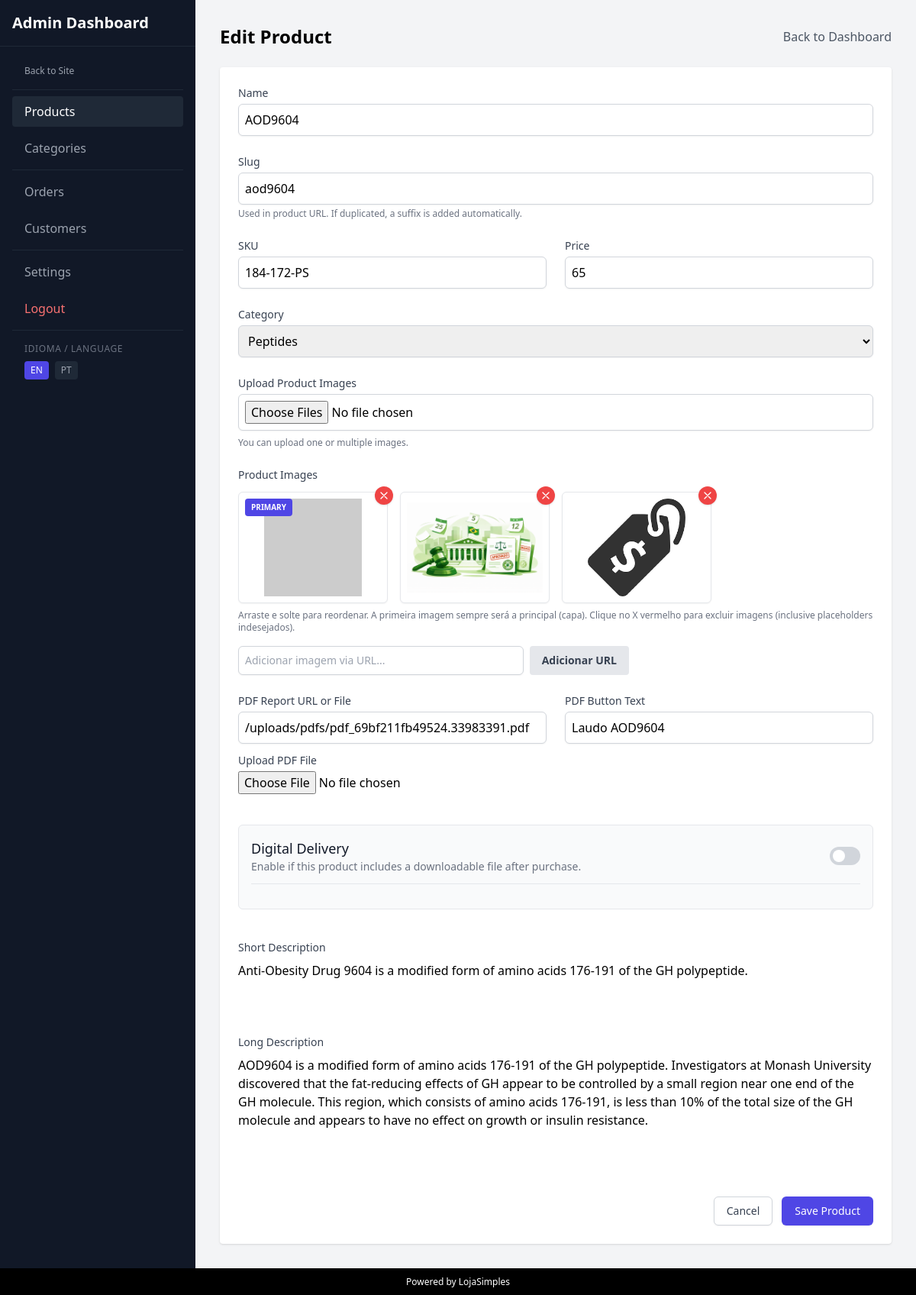
/admin/product-form?id=1 (signed in), run on the app's committed database.
### tables this page shows
CREATE TABLE products (
    id INTEGER PRIMARY KEY AUTOINCREMENT,
    name TEXT NOT NULL,
    sku TEXT,
    price REAL,
    image_url TEXT,
    category TEXT,
    short_desc TEXT,
    long_desc TEXT,
    pdf_url TEXT,
    created_at DATETIME DEFAULT CURRENT_TIMESTAMP
, category_id INTEGER, pdf_label TEXT, slug TEXT, type TEXT DEFAULT 'physical', digital_delivery INTEGER DEFAULT 0, download_limit INTEGER DEFAULT 0, download_expiry_days INTEGER DEFAULT 0, file_url TEXT);

CREATE TABLE categories (
    id INTEGER PRIMARY KEY AUTOINCREMENT,
    name TEXT NOT NULL,
    slug TEXT UNIQUE NOT NULL,
    created_at DATETIME DEFAULT CURRENT_TIMESTAMP
);

### templates/admin/product-form.php (the view, shortened to what the rows shown need)
<?php
$productImages = isset($product['images']) && is_array($product['images']) ? $product['images'] : [];
?>
<!DOCTYPE html>
<html lang="<?php echo htmlspecialchars($_SESSION['lang'] ?? 'en'); ?>">
<head>
    <script src="https://cdn.tailwindcss.com"></script>
    <link href="https://cdn.quilljs.com/1.3.6/quill.snow.css" rel="stylesheet">
    <link href="https://unpkg.com/filepond/dist/filepond.min.css" rel="stylesheet">
    <link href="https://unpkg.com/filepond-plugin-image-preview/dist/filepond-plugin-image-preview.min.css" rel="stylesheet">
</head>
<body class="bg-gray-100 font-sans flex flex-col h-screen" x-data="{ sidebarOpen: false }">
    <div class="flex flex-1 overflow-hidden relative">
        <div :class="sidebarOpen ? 'translate-x-0' : '-translate-x-full'" class="fixed md:static inset-y-0 left-0 z-30 w-64 bg-gray-900 text-white flex flex-col transition-transform duration-300 md:translate-x-0 h-full overflow-y-auto">
            <div class="p-4 text-xl font-bold border-b border-gray-800 flex justify-between items-center">
                <span><?php echo __('Admin Dashboard'); ?></span>
            </div>
            <nav class="flex-1 p-4 space-y-2">
                <a href="/" class="block w-full text-left px-4 py-2 text-xs text-gray-400 hover:text-white"><?php echo __('Back to Site'); ?></a>
                <div class="border-t border-gray-800 my-1"></div>
                <a href="/admin" onclick="localStorage.setItem('admin_tab','products')" class="block w-full text-left px-4 py-2 rounded bg-gray-800 text-white">
                    <?php echo __('Products'); ?>
                </a>
                <a href="/admin" onclick="localStorage.setItem('admin_tab','categories')" class="block w-full text-left px-4 py-2 text-gray-400 hover:text-white rounded">
                    <?php echo __('Categories'); ?>
                </a>
                <div class="border-t border-gray-800 my-1"></div>
                <a href="/admin" onclick="localStorage.setItem('admin_tab','orders')" class="block w-full text-left px-4 py-2 text-gray-400 hover:text-white rounded">
                    <?php echo __('Orders'); ?>
                </a>
                <a href="/admin" onclick="localStorage.setItem('admin_tab','customers')" class="block w-full text-left px-4 py-2 text-gray-400 hover:text-white rounded">
                    <?php echo __('Customers'); ?>
                </a>
                <div class="border-t border-gray-800 my-1"></div>
                <a href="/admin" onclick="localStorage.setItem('admin_tab','settings')" class="block w-full text-left px-4 py-2 text-gray-400 hover:text-white rounded">
                    <?php echo __('Settings'); ?>
                </a>
                <a href="/logout" class="block w-full text-left px-4 py-2 text-red-400 hover:text-red-300 hover:bg-gray-800 rounded">
                    <?php echo __('Logout'); ?>
                </a>
                <div class="border-t border-gray-800 my-2"></div>
                <div class="px-4 py-2">
                    <span class="text-xs text-gray-500 uppercase tracking-wider block mb-2">Idioma / Language</span>
                    <div class="flex gap-2">
                        <a href="?lang=en" class="text-xs px-2 py-1 rounded <?php echo ($_SESSION['lang'] ?? 'en') === 'en' ? 'bg-indigo-600 text-white' : 'bg-gray-800 text-gray-400 hover:text-white'; ?>">EN</a>
                        <a href="?lang=pt" class="text-xs px-2 py-1 rounded <?php echo ($_SESSION['lang'] ?? 'en') === 'pt' ? 'bg-indigo-600 text-white' : 'bg-gray-800 text-gray-400 hover:text-white'; ?>">PT</a>
                    </div>
                </div>
            </nav>
        </div>
        <div class="flex-1 flex flex-col overflow-hidden">
            <div class="flex-1 overflow-auto p-4 md:p-8">
            <div class="max-w-4xl mx-auto">
                <div class="flex justify-between items-center mb-6">
                    <h1 class="text-2xl font-bold"><?php echo isset($product['id']) ? __('Edit Product') : __('Add New Product'); ?></h1>
                    <a href="/admin" class="text-gray-600 hover:text-gray-900"><?php echo __('Back to Dashboard'); ?></a>
                </div>
                <div class="bg-white rounded shadow overflow-x-auto p-4 sm:p-6">
                    <form action="/admin/save-product" method="POST" id="productForm" enctype="multipart/form-data">
                        <div class="grid grid-cols-1 gap-6">
                            <div>
                                <label class="block text-sm font-medium text-gray-700"><?php echo __('Name'); ?></label>
                                <input type="text" name="name" value="<?php echo htmlspecialchars($product['name'] ?? ''); ?>" required class="mt-1 block w-full border border-gray-300 rounded-md shadow-sm p-2">
                            </div>
                            <div>
                                <label class="block text-sm font-medium text-gray-700"><?php echo __('Slug'); ?></label>
                                <input type="text" id="product_slug" name="slug" value="<?php echo htmlspecialchars($product['slug'] ?? ''); ?>" class="mt-1 block w-full border border-gray-300 rounded-md shadow-sm p-2" placeholder="ex: bpc-157-10mg">
                                <p class="mt-1 text-xs text-gray-500"><?php echo __('Used in product URL. If duplicated, a suffix is added automatically.'); ?></p>
                            </div>
                            <div class="grid grid-cols-1 md:grid-cols-2 gap-6">
                                <div>
                                    <label class="block text-sm font-medium text-gray-700"><?php echo __('SKU'); ?></label>
                                    <input type="text" name="sku" value="<?php echo htmlspecialchars($product['sku'] ?? ''); ?>" required class="mt-1 block w-full border border-gray-300 rounded-md shadow-sm p-2">
                                </div>
                                <div>
                                    <label class="block text-sm font-medium text-gray-700"><?php echo __('Price'); ?></label>
                                    <input type="number" step="0.01" name="price" value="<?php echo htmlspecialchars($product['price'] ?? ''); ?>" required class="mt-1 block w-full border border-gray-300 rounded-md shadow-sm p-2">
                                </div>
                            </div>
                            <div>
                                <label class="block text-sm font-medium text-gray-700"><?php echo __('Category'); ?></label>
                                <select name="category_id" class="mt-1 block w-full border border-gray-300 rounded-md shadow-sm p-2">
                                    <?php foreach ($categories as $cat): ?>
                                        <option value="<?php echo $cat['id']; ?>" <?php echo (isset($product['category_id']) && $product['category_id'] == $cat['id']) ? 'selected' : ''; ?>>
                                            <?php echo htmlspecialchars($cat['name']); ?>
                                        </option>
                                    <?php endforeach; ?>
                                </select>
                            </div>
                            <div>
                                <label class="block text-sm font-medium text-gray-700"><?php echo __('Upload Product Images'); ?></label>
                                <input type="file" name="product_images[]" accept="image/*" multiple class="mt-1 block w-full border border-gray-300 rounded-md shadow-sm p-2 bg-white" data-filepond="image-multi">
                                <p class="mt-2 text-xs text-gray-500"><?php echo __('You can upload one or multiple images.'); ?></p>
                            </div>
                            <div>
                                <label class="block text-sm font-medium text-gray-700 mb-3"><?php echo __('Product Images'); ?></label>
                                <div id="image-grid" class="grid grid-cols-2 sm:grid-cols-3 md:grid-cols-4 gap-4">
                                    <?php
                                    $combinedImages = [];
                                    if (!empty($product['image_url'])) {
                                        $combinedImages[] = $product['image_url'];
                                    }
                                    if (!empty($productImages)) {
                                        foreach ($productImages as $img) {
                                            if (!empty($img['image_url']) && !in_array($img['image_url'], $combinedImages)) {
                                                $combinedImages[] = $img['image_url'];
                                            }
                                        }
                                    }
                                    foreach ($combinedImages as $index => $imgUrl):
                                        $imgUrl = trim((string)$imgUrl);
                                    ?>
                                        <div class="relative border rounded-md p-2 bg-white shadow-sm cursor-move group">
                                            <img src="<?php echo htmlspecialchars($imgUrl); ?>" class="h-32 w-full object-contain rounded">
                                            <div class="absolute top-2 left-2 bg-indigo-600 text-white text-[10px] font-bold px-2 py-1 rounded hidden group-first:block uppercase">Primary</div>
                                            <button type="button" onclick="this.closest('.relative').remove();" class="absolute -top-2 -right-2 bg-red-500 text-white rounded-full w-6 h-6 flex items-center justify-center hover:bg-red-600 shadow transition-transform hover:scale-110" title="Remove image">
                                                <svg class="w-4 h-4" fill="none" stroke="currentColor" viewBox="0 0 24 24"><path stroke-linecap="round" stroke-linejoin="round" stroke-width="2" d="M6 18L18 6M6 6l12 12"></path></svg>
                                            </button>
                                        </div>
                                    <?php endforeach; ?>
                                </div>
                                <p class="mt-2 text-xs text-gray-500">Arraste e solte para reordenar. A primeira imagem sempre será a principal (capa). Clique no X vermelho para excluir imagens (inclusive placeholders indesejados).</p>
                                <div class="mt-4 flex gap-2 max-w-lg">
                                    <input type="text" id="new_image_url" placeholder="Adicionar imagem via URL..." class="flex-1 border border-gray-300 rounded-md shadow-sm p-2 text-sm">
                                    <button type="button" onclick="addImageFromUrl()" class="bg-gray-200 text-gray-700 px-4 py-2 rounded text-sm font-bold hover:bg-gray-300 transition-colors">Adicionar URL</button>
                                </div>
                            </div>
                            <div class="grid grid-cols-1 sm:grid-cols-2 gap-6">
                                <div>
                                    <label class="block text-sm font-medium text-gray-700"><?php echo __('PDF Report URL or File'); ?></label>
                                    <input type="text" name="pdf_url" value="<?php echo htmlspecialchars($product['pdf_url'] ?? ''); ?>" placeholder="<?php echo __('External URL (or use upload below)'); ?>" class="mt-1 block w-full border border-gray-300 rounded-md shadow-sm p-2 mb-3">
                                    <label class="block text-sm font-medium text-gray-700"><?php echo __('Upload PDF File'); ?></label>
                                    <input type="file" name="pdf_file" accept="application/pdf" class="mt-1 block w-full bg-white" data-filepond="pdf-single">
                                </div>
                                <div>
                                    <label class="block text-sm font-medium text-gray-700"><?php echo __('PDF Button Text'); ?></label>
                                    <input type="text" name="pdf_label" value="<?php echo htmlspecialchars($product['pdf_label'] ?? ''); ?>" placeholder="<?php echo __('Ex: Download Analysis Report'); ?>" class="mt-1 block w-full border border-gray-300 rounded-md shadow-sm p-2">
                                </div>
                            </div>
                            <div class="border border-gray-200 rounded-md p-4 bg-gray-50 mt-4 mb-4" x-data="{ isDigital: <?php echo isset($product['digital_delivery']) && $product['digital_delivery'] ? 'true' : 'false'; ?> }">
                                <div class="flex items-center justify-between mb-4 border-b border-gray-200 pb-3">
                                    <div>
                                        <h3 class="text-lg font-medium text-gray-900"><?php echo __('Digital Delivery'); ?></h3>
                                        <p class="text-sm text-gray-500"><?php echo __('Enable if this product includes a downloadable file after purchase.'); ?></p>
                                    </div>
                                    <label class="flex items-center cursor-pointer">
                                        <div class="relative">
                                            <div class="block bg-gray-300 w-10 h-6 rounded-full transition" :class="{'bg-indigo-600': isDigital}"></div>
                                            <div class="dot absolute left-1 top-1 bg-white w-4 h-4 rounded-full transition transform" :class="{'translate-x-4': isDigital}"></div>
                                        </div>
                                    </label>
                                </div>
                            </div>
                            <div class="mb-12">
                                <label class="block text-sm font-medium text-gray-700 mb-2"><?php echo __('Short Description'); ?></label>
                                <div id="short_desc_editor" class="bg-white">
                                    <?php echo $product['short_desc'] ?? ''; ?>
                                </div>
                            </div>
                            <div class="mb-12">
                                <label class="block text-sm font-medium text-gray-700 mb-2"><?php echo __('Long Description'); ?></label>
                                <div id="long_desc_editor" class="bg-white">
                                    <?php echo $product['long_desc'] ?? ''; ?>
                                </div>
                            </div>
                            <div class="flex justify-end pt-4">
                                <a href="/admin" class="bg-white py-2 px-4 border border-gray-300 rounded-md shadow-sm text-sm font-medium text-gray-700 hover:bg-gray-50 focus:outline-none mr-3">
                                    <?php echo __('Cancel'); ?>
                                </a>
                                <button type="submit" class="bg-indigo-600 py-2 px-4 border border-transparent rounded-md shadow-sm text-sm font-medium text-white hover:bg-indigo-700 focus:outline-none">
                                    <?php echo __('Save Product'); ?>
                                </button>
                            </div>
                        </div>
                    </form>
                </div>
            </div>
        </div>
    </div>
    </div>
    <div class="w-full bg-black h-[35px] flex items-center justify-center shrink-0">
        <span class="text-white text-xs">Powered by LojaSimples</span>
    </div>
</body>
</html>

### data on the page
products: name "AOD9604", slug "aod9604", sku "184-172-PS", price "65", category_id "Peptides", pdf_url "/uploads/pdfs/pdf_69bf211fb49524.33983391.pdf", pdf_label "Laudo AOD9604", short_desc "Anti-Obesity Drug 9604 is a modified form of amino acids 176-191 of the GH polypeptide.", long_desc "AOD9604 is a modified form of amino acids 176-191 of the GH polypeptide. Investigators at Monash University discovered that the fat-reducing effects of GH appear to be controlled by a small region near one end of the GH molecule. This region, which consists of amino acids 176-191, is less than 10% of the total size of the GH molecule and appears to have no effect on growth or insulin resistance."

### other printed values
__('Admin Dashboard') "Admin Dashboard"
__('Back to Site') "Back to Site"
__('Products') "Products"
__('Categories') "Categories"
__('Orders') "Orders"
__('Customers') "Customers"
__('Settings') "Settings"
__('Logout') "Logout"
__('Edit Product') "Edit Product"
__('Back to Dashboard') "Back to Dashboard"
__('Name') "Name"
__('Slug') "Slug"
__('SKU') "SKU"
__('Price') "Price"
__('Category') "Category"
